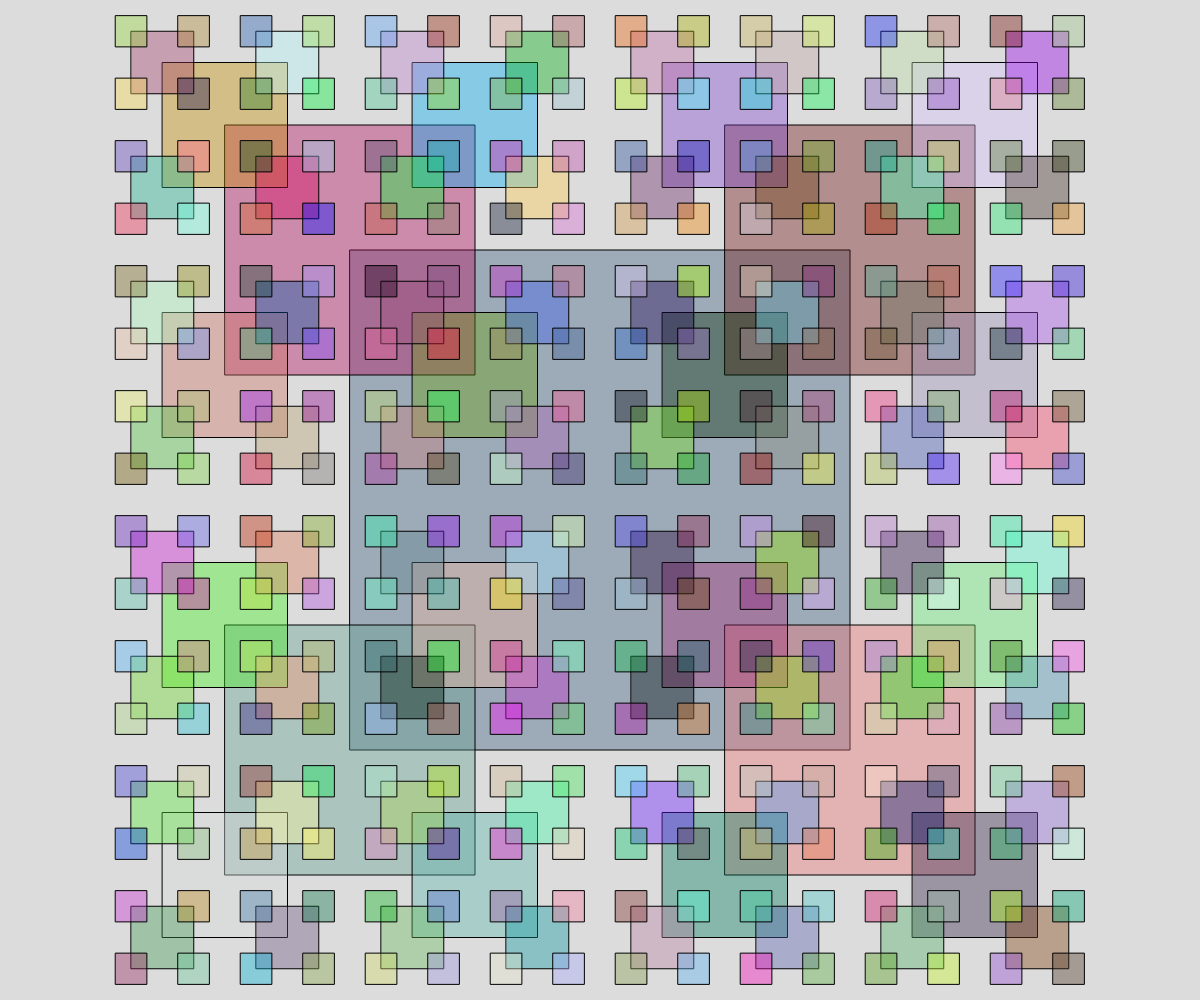
Frame 1 (no input)
Frame 60 (no input): identical to frame 1, image omitted
Frame 120 (the mouse pressed at the canvas centre since frame 60): identical to frame 1, image omitted

The p5.js sketch that drew this single still picture (run headless with seeded random() and noise() and a simulated clock; from frame 60 on, the mouse is pressed at the canvas centre):

// p5.js sketch
// ── sketch.js
// Project Title
// Your Name
// Date
//
// Extra for Experts:
// - describe what you did to take this project "above and beyond"


function setup() {
  createCanvas(windowWidth, windowHeight);
  rectMode(CENTER);
}

function draw() {
  background(220);
  randomSeed(1);
  squareFractal(width/2, height/2, height/2);
}

function squareFractal(x,y,sideL){
  fill(random(255),random(255), random(255),100);
  square(x,y,sideL);

  if(sideL > 50){
    squareFractal(x-sideL/2, y-sideL/2, sideL/2)
    squareFractal(x-sideL/2, y+sideL/2, sideL/2)
    squareFractal(x+sideL/2, y-sideL/2, sideL/2)
    squareFractal(x+sideL/2, y+sideL/2, sideL/2)
  }
}
